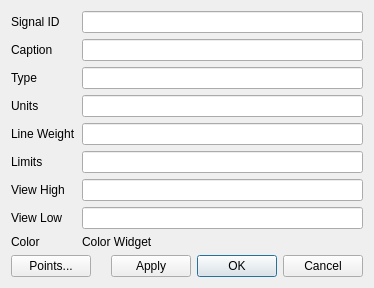
<?xml version="1.0" encoding="UTF-8"?>
<ui version="4.0">
 <class>DialogTrendSignalProperties</class>
 <widget class="QDialog" name="DialogTrendSignalProperties">
  <property name="geometry">
   <rect>
    <x>0</x>
    <y>0</y>
    <width>374</width>
    <height>283</height>
   </rect>
  </property>
  <property name="windowTitle">
   <string>Dialog</string>
  </property>
  <layout class="QGridLayout" name="gridLayout_2">
   <item row="0" column="0">
    <layout class="QGridLayout" name="gridLayout">
     <item row="3" column="0">
      <widget class="QLabel" name="unitsLabel">
       <property name="text">
        <string>Units</string>
       </property>
      </widget>
     </item>
     <item row="2" column="0">
      <widget class="QLabel" name="typeLabel">
       <property name="text">
        <string>Type</string>
       </property>
      </widget>
     </item>
     <item row="1" column="1">
      <widget class="QLineEdit" name="captionEdit">
       <property name="readOnly">
        <bool>true</bool>
       </property>
      </widget>
     </item>
     <item row="5" column="0">
      <widget class="QLabel" name="limitsLabel">
       <property name="text">
        <string>Limits</string>
       </property>
      </widget>
     </item>
     <item row="2" column="1">
      <widget class="QLineEdit" name="typeEdit">
       <property name="readOnly">
        <bool>true</bool>
       </property>
      </widget>
     </item>
     <item row="0" column="0">
      <widget class="QLabel" name="singalIdLabel">
       <property name="text">
        <string>Signal ID</string>
       </property>
      </widget>
     </item>
     <item row="1" column="0">
      <widget class="QLabel" name="captionLabel">
       <property name="text">
        <string>Caption</string>
       </property>
      </widget>
     </item>
     <item row="6" column="1">
      <widget class="QLineEdit" name="viewHighEdit">
       <property name="readOnly">
        <bool>false</bool>
       </property>
      </widget>
     </item>
     <item row="5" column="1">
      <widget class="QLineEdit" name="limitsEdit">
       <property name="readOnly">
        <bool>true</bool>
       </property>
      </widget>
     </item>
     <item row="9" column="0">
      <spacer name="verticalSpacer">
       <property name="orientation">
        <enum>Qt::Vertical</enum>
       </property>
       <property name="sizeHint" stdset="0">
        <size>
         <width>20</width>
         <height>40</height>
        </size>
       </property>
      </spacer>
     </item>
     <item row="4" column="0">
      <widget class="QLabel" name="viewLineWeightLabel">
       <property name="text">
        <string>Line Weight</string>
       </property>
      </widget>
     </item>
     <item row="8" column="0">
      <widget class="QLabel" name="colorLabel">
       <property name="text">
        <string>Color</string>
       </property>
      </widget>
     </item>
     <item row="3" column="1">
      <widget class="QLineEdit" name="unitsEdit">
       <property name="readOnly">
        <bool>true</bool>
       </property>
      </widget>
     </item>
     <item row="0" column="1">
      <widget class="QLineEdit" name="signalIdEdit">
       <property name="readOnly">
        <bool>true</bool>
       </property>
      </widget>
     </item>
     <item row="6" column="0">
      <widget class="QLabel" name="viewHighLabel">
       <property name="text">
        <string>View High</string>
       </property>
      </widget>
     </item>
     <item row="8" column="1">
      <widget class="ChooseColorWidget" name="colorWidget">
       <property name="text">
        <string>Color Widget</string>
       </property>
      </widget>
     </item>
     <item row="7" column="1">
      <widget class="QLineEdit" name="viewLowEdit">
       <property name="readOnly">
        <bool>false</bool>
       </property>
      </widget>
     </item>
     <item row="7" column="0">
      <widget class="QLabel" name="viewLowLabel">
       <property name="text">
        <string>View Low</string>
       </property>
      </widget>
     </item>
     <item row="4" column="1">
      <widget class="QLineEdit" name="viewLineWeightEdit">
       <property name="readOnly">
        <bool>false</bool>
       </property>
      </widget>
     </item>
    </layout>
   </item>
   <item row="1" column="0">
    <layout class="QHBoxLayout" name="horizontalLayout">
     <item>
      <widget class="QPushButton" name="buttonPoints">
       <property name="text">
        <string>Points...</string>
       </property>
      </widget>
     </item>
     <item>
      <spacer name="horizontalSpacer">
       <property name="orientation">
        <enum>Qt::Horizontal</enum>
       </property>
       <property name="sizeHint" stdset="0">
        <size>
         <width>40</width>
         <height>20</height>
        </size>
       </property>
      </spacer>
     </item>
     <item>
      <widget class="QPushButton" name="buttonApply">
       <property name="text">
        <string>Apply</string>
       </property>
      </widget>
     </item>
     <item>
      <widget class="QDialogButtonBox" name="buttonBox">
       <property name="orientation">
        <enum>Qt::Horizontal</enum>
       </property>
       <property name="standardButtons">
        <set>QDialogButtonBox::Cancel|QDialogButtonBox::Ok</set>
       </property>
      </widget>
     </item>
    </layout>
   </item>
  </layout>
 </widget>
 <customwidgets>
  <customwidget>
   <class>ChooseColorWidget</class>
   <extends>QLabel</extends>
   <header location="global">DialogTrendSignalProperties.h</header>
  </customwidget>
 </customwidgets>
 <tabstops>
  <tabstop>signalIdEdit</tabstop>
  <tabstop>captionEdit</tabstop>
  <tabstop>typeEdit</tabstop>
  <tabstop>unitsEdit</tabstop>
  <tabstop>viewLineWeightEdit</tabstop>
  <tabstop>limitsEdit</tabstop>
  <tabstop>viewHighEdit</tabstop>
  <tabstop>viewLowEdit</tabstop>
  <tabstop>buttonApply</tabstop>
  <tabstop>buttonPoints</tabstop>
 </tabstops>
 <resources/>
 <connections>
  <connection>
   <sender>buttonBox</sender>
   <signal>accepted()</signal>
   <receiver>DialogTrendSignalProperties</receiver>
   <slot>accept()</slot>
   <hints>
    <hint type="sourcelabel">
     <x>248</x>
     <y>254</y>
    </hint>
    <hint type="destinationlabel">
     <x>157</x>
     <y>274</y>
    </hint>
   </hints>
  </connection>
  <connection>
   <sender>buttonBox</sender>
   <signal>rejected()</signal>
   <receiver>DialogTrendSignalProperties</receiver>
   <slot>reject()</slot>
   <hints>
    <hint type="sourcelabel">
     <x>316</x>
     <y>260</y>
    </hint>
    <hint type="destinationlabel">
     <x>286</x>
     <y>274</y>
    </hint>
   </hints>
  </connection>
 </connections>
</ui>
